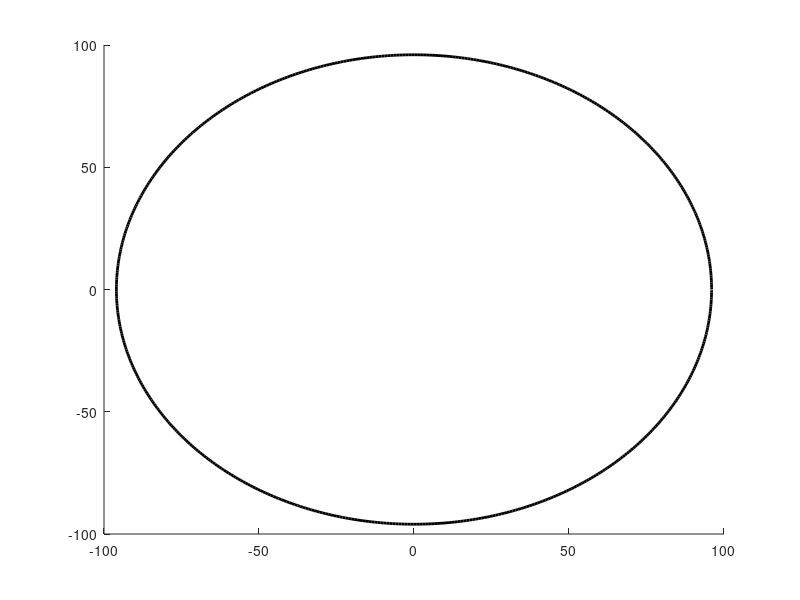

MATLAB code for this plot: (Note: this script raises an error after producing the figure.)
superLightRingMass=10.28; 
regularRingMass=119.5; 
mediumRingMass=60.5;
chordRingMass=75.8;
chordRingAng=252*pi/180;

extraMass=35.25; %includes tracking marker
smartMass=31.5;

PrintRingThick=2.5;
superLightRingThick=0;%because of how mass is oriented on the ring

ringRad=192/2;
extraSmartWidth=20;
extraSmartHeight=3;

ringR=192/2;

inactiveLoc=ringR-30;%com of inactive smarticle is 30mm from edge 
chordLoc=ringR-3.75;

figure(11);
hold on;
h=plot(ringRad*cos(0:.01:2*pi),ringRad*sin(0:.01:2*pi),'k','linewidth',2);
set(get(get(h,'Annotation'),'LegendInformation'),'IconDisplayStyle','off');
%superlight with extra mass
masses=[superLightRingMass extraMass 0]; %ringmass,extraSmart,smarts
locs=[0 (ringRad+extraSmartWidth/2) 0];
com=1/sum(masses)*sum(masses.*locs);
plot(0,com,'o');

%reg ring with extra mass
masses=[regularRingMass extraMass 0]; %ringmass,extraSmart,smarts
locs=[0 (ringRad+PrintRingThick+extraSmartHeight/2) 0];
com=1/sum(masses)*sum(masses.*locs);
plot(0,com,'o');

%reg ring with inactiveSmart
masses=[regularRingMass smartMass 0]; %ringmass,extraSmart,smarts
locs=[0 (inactiveLoc) 0];
com=1/sum(masses)*sum(masses.*locs);
plot(0,com,'o');

%com chord with 4 smarts 
% masses=[chordring smartMass 0]; %ringmass,extraSmart,smarts
% locs=[0 (inactiveLoc) 0];
com=(68.18*chordRingMass+(extraSmartHeight/2+ringRad-40)*extraMass)/(extraMass+chordRingMass);
plot(0,com,'o');

%com chord with 4 smarts no extra mass
% masses=[chordring smartMass 0]; %ringmass,extraSmart,smarts
% locs=[0 (inactiveLoc) 0];
com=(68.18);
plot(0,com,'o');


legz={'superLight w/ extra mass','RegRing w/ extra mass','RegRing a=4 i=1', 'chord a=4 + extra mass','chord a=4'};
l=legend(legz,'interpreter','latex');
xlabel('$R_x$ (mm)','interpreter','latex');
ylabel('$R_y$ (mm)','interpreter','latex');

figText(gcf,18);
l.FontSize=12;
axis equal